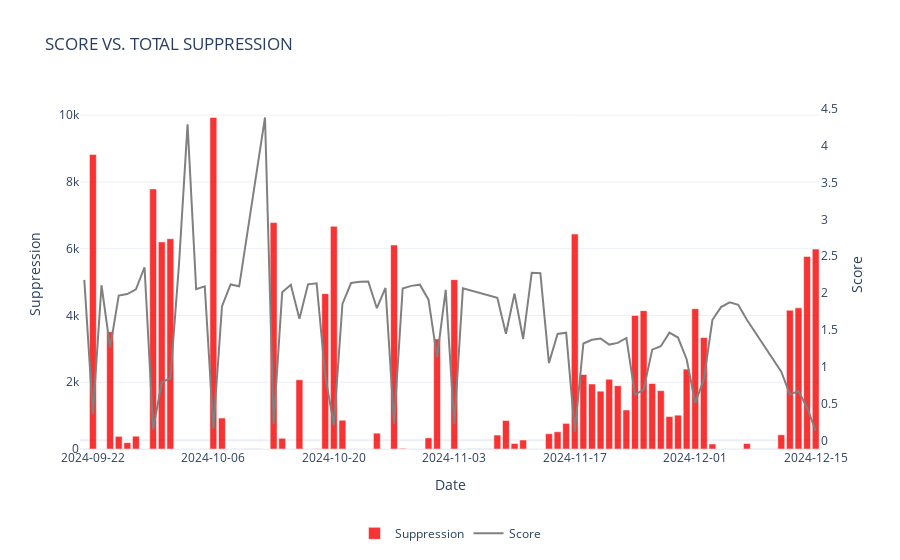

Notebook code cell kept with this figure:
### Code cell
# Create the figure with secondary y-axis using make_subplots
fig = go.Figure()

# Add bar chart for Total Suppression (primary y-axis)
fig.add_trace(
    go.Bar(x=df_daily['Date'], y=df_daily['Suppression'], name='Suppression', 
           yaxis='y1', marker=dict(color='rgba(245, 0, 0, 0.8)')) # rgba(246, 78, 139, 0.6)
)

# Add line chart for score (secondary y-axis)
fig.add_trace(
    go.Scatter(x=df_daily['Date'], y=df_daily['score'], name='Score', 
               mode='lines', line=dict(color='grey'), yaxis='y2')
)

# Update layout with titles, axis labels, and secondary y-axis
fig.update_layout(
    title="SCORE VS. TOTAL SUPPRESSION",
    xaxis_title="Date",
    yaxis_title="Suppression",
    yaxis2=dict(
        title="Score",
        overlaying='y',
        side='right',
        showgrid=False
    ),
    barmode='group',  # To ensure the bars and lines are not stacked
    xaxis=dict(tickformat="%Y-%m-%d"),  # Format the x-axis for Date
    template='plotly_white',  # Optional: Use a dark theme for the plot
    
    # Legend customization to place it at the bottom
    legend=dict(
        orientation="h",  # Horizontal orientation
        yanchor="top",    # Anchor the legend to the top
        y=-0.2,           # Position the legend below the plot
        xanchor="center", # Center the legend
        x=0.5             # Center the legend horizontally
    )
)

# Show the plot
fig.show()
